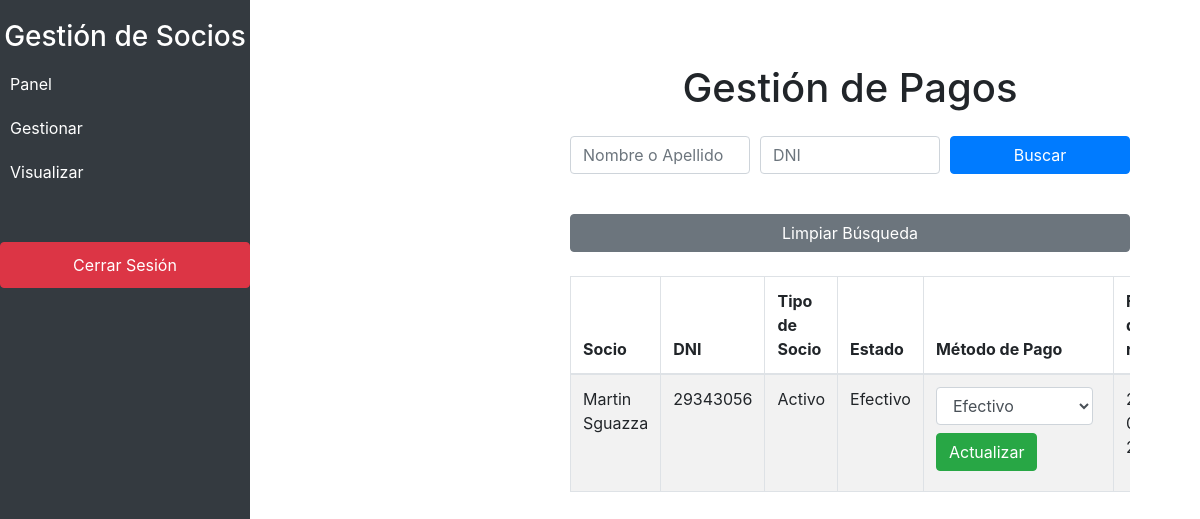
The page /pagos.php (signed in) on the database its author committed.
### tables this page shows
CREATE TABLE `socios` (
  `id` int(11) NOT NULL,
  `apellido` varchar(50) NOT NULL,
  `nombre` varchar(50) NOT NULL,
  `dni` varchar(20) NOT NULL,
  `telefono` varchar(20) NOT NULL,
  `email` varchar(50) NOT NULL,
  `foto` varchar(100) NOT NULL,
  `edad` int(11) NOT NULL,
  `tipo_socio_id` int(11) NOT NULL,
  `cuota` decimal(10,2) NOT NULL,
  `estado_cuenta` varchar(20) NOT NULL,
  `actividad` int(11) DEFAULT NULL,
  `fecha_inicio` date DEFAULT NULL,
  `fecha_ultimo_pago` date DEFAULT NULL,
  `fecha_registro` timestamp NULL DEFAULT current_timestamp()
);

CREATE TABLE `tipos_socios` (
  `id` int(11) NOT NULL,
  `tipo` varchar(50) NOT NULL,
  `monto` decimal(10,2) NOT NULL
);

### pagos.php (the view, shortened to what this page needs)
<?php
$servername = "srv650.hstgr.io";
$username = "u704891060_Hermanos2025";
$password = "Hermanos_2025";
$dbname = "u704891060_club_telefonos";
$conn = new mysqli($servername, $username, $password, $dbname);
$search_term = '';
$search_dni = '';
if ($_SERVER["REQUEST_METHOD"] == "GET") {
    $search_term = isset($_GET['search_term']) ? $_GET['search_term'] : '';
    $search_dni = isset($_GET['search_dni']) ? $_GET['search_dni'] : '';
}
$sql = "SELECT s.id, s.nombre, s.apellido, s.dni, ts.tipo AS tipo_socio, s.estado_cuenta, s.fecha_registro
        FROM socios s
        JOIN tipos_socios ts ON s.tipo_socio_id = ts.id
        WHERE (s.nombre LIKE '%$search_term%' OR s.apellido LIKE '%$search_term%')
        AND (s.dni LIKE '%$search_dni%')";
$result = $conn->query($sql);
?>
<?php include('header.php'); ?>
<div class="main-content">
    <div class="container">
        <h1 class="my-4 text-center">Gestión de Pagos</h1>
        <form method="GET" class="mb-4">
            <div class="form-row">
                <div class="col-md-4 mb-3">
                    <input type="text" name="search_term" class="form-control" placeholder="Nombre o Apellido" value="<?php echo htmlspecialchars($search_term); ?>">
                </div>
                <div class="col-md-4 mb-3">
                    <input type="text" name="search_dni" class="form-control" placeholder="DNI" value="<?php echo htmlspecialchars($search_dni); ?>">
                </div>
                <div class="col-md-4 mb-3">
                    <button type="submit" class="btn btn-primary btn-block">Buscar</button>
                </div>
            </div>
        </form>
        <form method="GET" class="mb-4">
            <button type="submit" class="btn btn-secondary btn-block">Limpiar Búsqueda</button>
        </form>
        <div class="table-responsive">
            <table class="table table-bordered table-striped">
                <thead>
                    <tr>
                        <th>Socio</th>
                        <th>DNI</th>
                        <th>Tipo de Socio</th>
                        <th>Estado</th>
                        <th>Método de Pago</th>
                        <th>Fecha de registro</th>
                    </tr>
                </thead>
                <tbody>
                    <?php if ($result->num_rows > 0): ?>
                        <?php while($row = $result->fetch_assoc()): ?>
                            <tr>
                                <td><?php echo htmlspecialchars($row['nombre'] . ' ' . $row['apellido']); ?></td>
                                <td><?php echo htmlspecialchars($row['dni']); ?></td>
                                <td><?php echo htmlspecialchars($row['tipo_socio']); ?></td>
                                <td class="<?php echo $row['estado_cuenta'] == 'Pago' ? 'status-efectivo' : 'status-no-pago'; ?>">
                                    <?php echo htmlspecialchars($row['estado_cuenta']); ?>
                                </td>
                                <td>
                                    <form method="POST" class="form-inline">
                                        <select name="metodo_pago" class="form-control mb-2 mr-sm-2">
                                            <option value="Efectivo">Efectivo</option>
                                        </select>
                                        <button type="submit" class="btn btn-success mb-2">Actualizar</button>
                                    </form>
                                </td>
                                <td>
                                </td>
                            </tr>
                        <?php endwhile; ?>
                    <?php else: ?>
                        <tr>
                            <td colspan="6" class="text-center">No hay socios registrados</td>
                        </tr>
                    <?php endif; ?>
                </tbody>
            </table>
        </div>
    </div>
</div>
<?php include('footer.php'); ?>

### header.php (style rules this page uses)
body { display: flex; min-height: 100vh; flex-direction: column; }
.main-content { margin-left: 250px; padding: 20px; }

### rows shown on the page
socios: nombre+apellido "Martin Sguazza", dni "29343056", tipo_socio.tipo "Activo", estado_cuenta "Efectivo"
